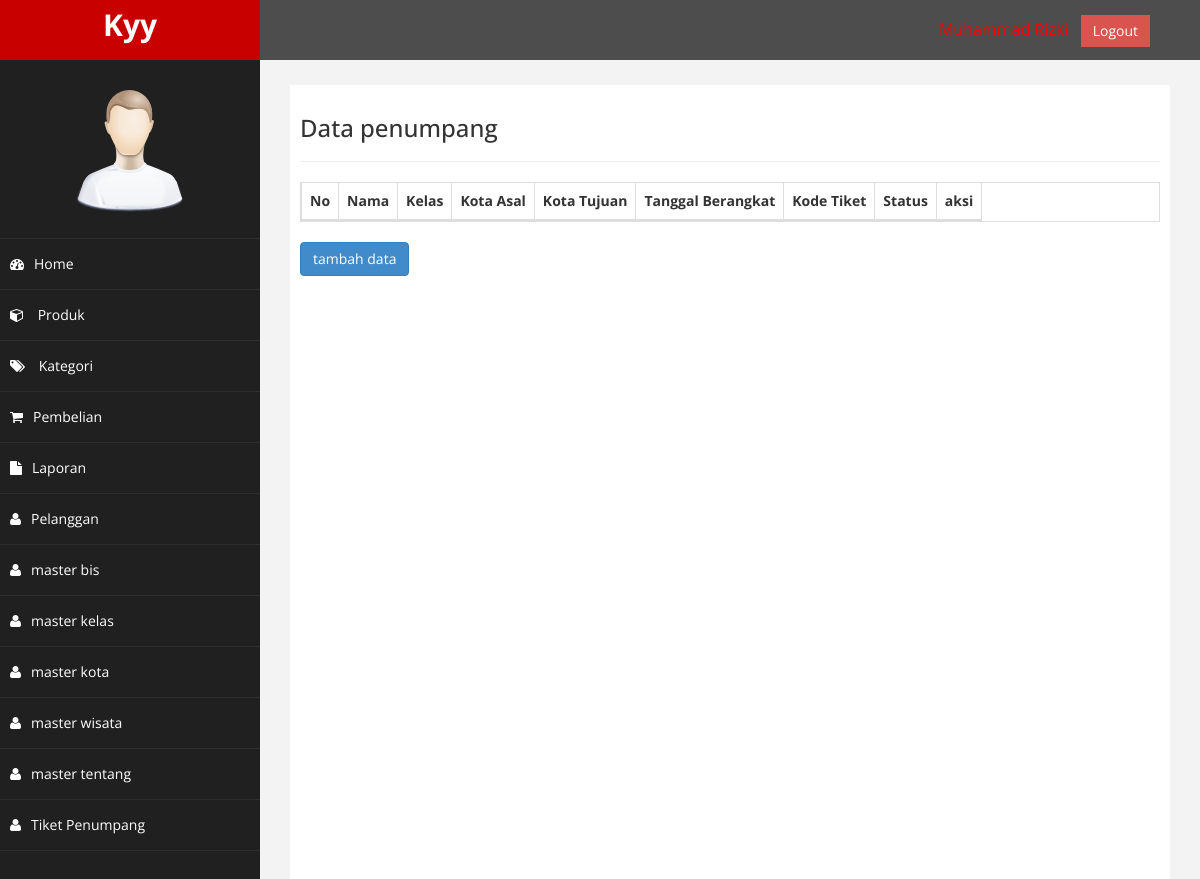
Before: /admin/index.php?halaman=penumpang (signed in) with the older database file.
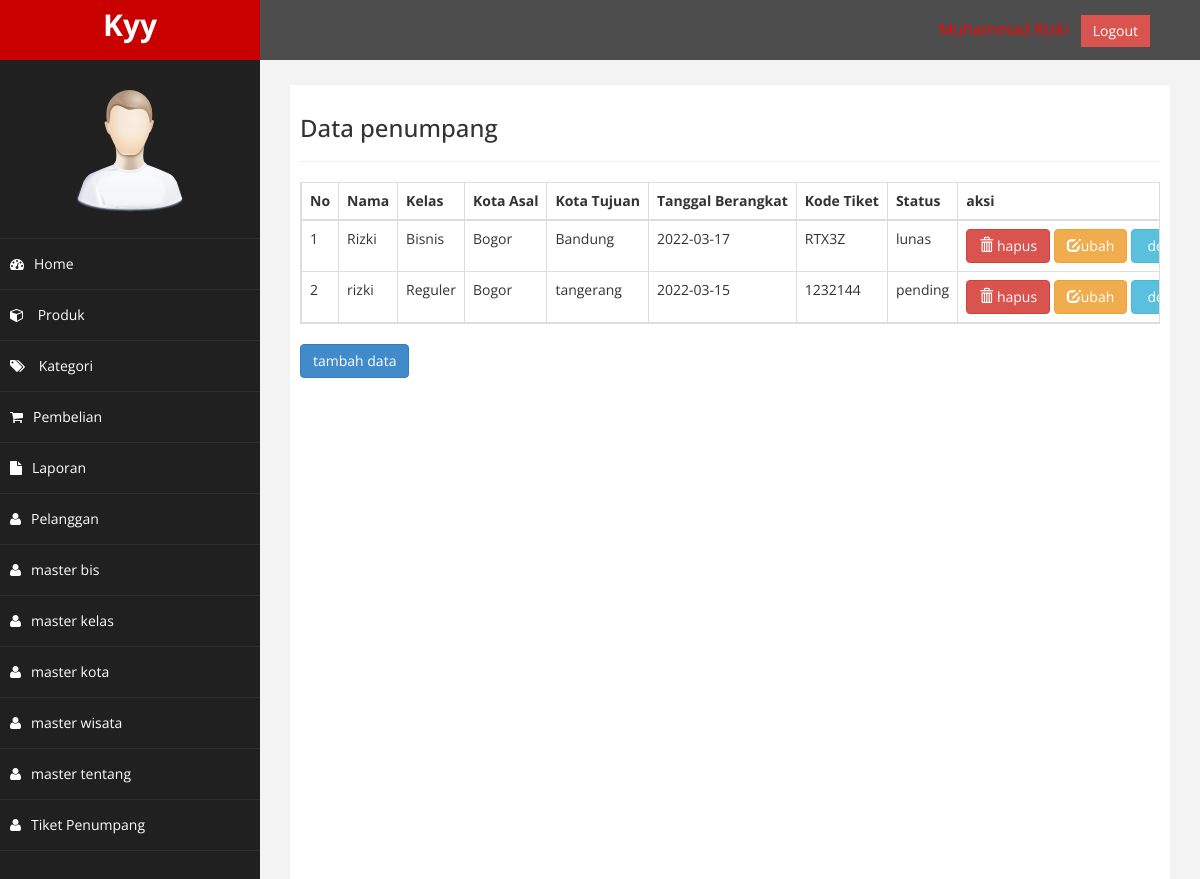
After: the same page with the newer database file.
### tables this page shows
CREATE TABLE `tabel_penumpang` (
  `id` int(11) NOT NULL,
  `nama` varchar(255) NOT NULL,
  `no_identitas` bigint(20) NOT NULL,
  `no_hp` varchar(255) NOT NULL,
  `id_kelas` int(11) NOT NULL,
  `id_kota_asal` int(11) NOT NULL,
  `id_kota_tujuan` int(11) NOT NULL,
  `tanggal_berangkat` date NOT NULL,
  `jumlah_penumpang` int(11) NOT NULL,
  `jumlah_lansia` int(11) NOT NULL,
  `total_harga` int(20) NOT NULL,
  `kode_tiket` varchar(255) NOT NULL,
  `kode_unik_bayar` int(11) NOT NULL,
  `bukti_bayar` varchar(250) NOT NULL,
  `status` varchar(25) NOT NULL
);

CREATE TABLE `master_kelas` (
  `id` int(11) NOT NULL,
  `nama_kelas` varchar(255) NOT NULL,
  `harga` int(11) NOT NULL
);

CREATE TABLE `master_kota` (
  `id` int(11) NOT NULL,
  `nama_kota` varchar(255) NOT NULL
);

### admin/penumpang.php (the view)
<h3>Data penumpang</h3>
<hr>
<?php
$semuadata = array();
$ambil = $koneksi->query("SELECT tabel_penumpang.*,master_kelas.nama_kelas, master_kelas.id as _id_kelas, master_kelas.harga, asal.id as _id_asal, asal.nama_kota as nama_kota_asal, tujuan.id as _id_tujuan, tujuan.nama_kota as nama_kota_tujuan FROM tabel_penumpang
LEFT JOIN master_kelas ON tabel_penumpang.id_kelas=master_kelas.id
LEFT JOIN master_kota as asal ON tabel_penumpang.id_kota_asal=asal.id
LEFT JOIN master_kota as tujuan ON tabel_penumpang.id_kota_tujuan=tujuan.id");
while ($tiap = $ambil->fetch_assoc()) {
    $semuadata[] = $tiap;
}
?>
<table class="table table-bordered table_wisata">
    <thead>
        <tr>
            <th>No</th>
            <th>Nama</th>
            <th>Kelas</th>
            <th>Kota Asal</th>
            <th>Kota Tujuan</th>
            <th>Tanggal Berangkat</th>
            <th>Kode Tiket</th>
            <th>Status</th>
            <th>aksi</th>
        </tr>
    </thead>
    <tbody>
        <?php foreach ($semuadata as $key => $value) : ?>
            <tr>
                <td><?php echo $key + 1 ?></td>
                <td><?php echo $value["nama"] ?></td>
                <td><?php echo $value["nama_kelas"] ?></td>
                <td><?php echo $value["nama_kota_asal"] ?></td>
                <td><?php echo $value["nama_kota_tujuan"] ?></td>
                <td><?php echo $value["tanggal_berangkat"] ?></td>
                <td><?php echo $value["kode_tiket"] ?></td>
                <td><?php echo $value["status"] ?></td>
                <td>
                    <a href="index.php?halaman=hapuspenumpang&id=<?php echo $value['id']; ?>" class=" btn-danger btn" onclick="return confirm('yakin hapus?')"><i class="glyphicon glyphicon-trash"></i> hapus</a>
                    <a href="index.php?halaman=ubahpenumpang&id=<?php echo $value['id']; ?>" class="btn btn-warning"><i class="glyphicon glyphicon-edit"></i>ubah</a>
                    <a href="index.php?halaman=detailpenumpang&id=<?php echo $pecah['id']; ?>" class="btn btn-info"><i class="glyphicon glyphicon-eye"></i> detail</a>
                </td>
            </tr>
        <?php endforeach ?>
    </tbody>
</table>
<a href="index.php?halaman=tambahpenumpang" class="btn btn-primary">tambah data</a>

### admin/index.php (shortened to what this page needs)
<?php
include '../koneksi.php';
?>
<!DOCTYPE html>
<html xmlns="http://www.w3.org/1999/xhtml">
<head>
	<link href="assets/css/bootstrap.css" rel="stylesheet" />
	<link href="assets/css/font-awesome.css" rel="stylesheet" />
	<link href="assets/js/morris/morris-0.4.3.min.css" rel="stylesheet" />
	<link href="assets/css/custom.css" rel="stylesheet" />
</head>
<body>
	<div id="wrapper">
		<nav class="navbar navbar-default navbar-cls-top " role="navigation" style="margin-bottom: 0">
			<div class="navbar-header">
				<a class="navbar-brand" href="index.html">Kyy</a>
			</div>
			<div style="color: red;
padding: 15px 50px 5px 50px;
float: right;
font-size: 16px;"> Muhammad Rizki &nbsp; <a href="index.php?halaman=logout" class="btn btn-danger square-btn-adjust">Logout</a> </div>
		</nav>
		<nav class="navbar-default navbar-side" role="navigation">
			<div class="sidebar-collapse">
				<ul class="nav" id="main-menu">
					<li class="text-center">
						<img src="assets/img/find_user.png" class="user-image img-responsive" />
					</li>
					<li>
						<a href="index.php"><i class="fa fa-dashboard"></i>Home</a>
					</li>
					<li>
						<a href="index.php?halaman=produk"><i class="fa fa-cube"></i> Produk</a>
					</li>
					<li>
						<a href="index.php?halaman=kategori"><i class="fa fa-tags"></i> Kategori</a>
					</li>
					<li>
						<a href="index.php?halaman=pembelian"><i class="fa fa-shopping-cart"></i>Pembelian</a>
					</li>
					<li>
						<a href="index.php?halaman=laporan_pembelian"><i class="fa fa-file"></i>Laporan</a>
					</li>
					<li>
						<a href="index.php?halaman=pelanggan"><i class="fa fa-user"></i>Pelanggan</a>
					</li>
					<li>
						<a href="index.php?halaman=bis"><i class="fa fa-user"></i>master bis</a>
					</li>
					<li>
						<a href="index.php?halaman=kelas"><i class="fa fa-user"></i>master kelas</a>
					</li>
					<li>
						<a href="index.php?halaman=kota"><i class="fa fa-user"></i>master kota</a>
					</li>
					<li>
						<a href="index.php?halaman=wisata"><i class="fa fa-user"></i>master wisata</a>
					</li>
					<li>
						<a href="index.php?halaman=tentang"><i class="fa fa-user"></i>master tentang</a>
					</li>
					<li>
						<a href="index.php?halaman=penumpang"><i class="fa fa-user"></i>Tiket Penumpang</a>
					</li>
				</ul>
			</div>
		</nav>
		<div id="page-wrapper">
			<div id="page-inner">
				<?php
				if (isset($_GET["halaman"])) {
					if ($_GET["halaman"] == "produk") {
						include 'produk.php';
					} elseif ($_GET["halaman"] == "kategori") {
						include 'kategori.php';
					} elseif ($_GET["halaman"] == "pembelian") {
						include 'pembelian.php';
					} elseif ($_GET["halaman"] == "pelanggan") {
						include 'pelanggan.php';
					} elseif ($_GET["halaman"] == "detail") {
						include 'detail.php';
					} elseif ($_GET["halaman"] == "tambahproduk") {
						include 'tambahproduk.php';
					} elseif ($_GET["halaman"] == "hapusproduk") {
						include 'hapusproduk.php';
					} elseif ($_GET["halaman"] == "ubahproduk") {
						include 'ubahproduk.php';
					} elseif ($_GET["halaman"] == "detailproduk") {
						include 'detailproduk.php';
					} elseif ($_GET["halaman"] == "hapusfotoproduk") {
						include 'hapusfotoproduk.php';
					} elseif ($_GET["halaman"] == "pembayaran") {
						include 'pembayaran.php';
					} elseif ($_GET["halaman"] == "laporan_pembelian") {
						include 'laporan_pembelian.php';
					} elseif ($_GET["halaman"] == "logout") {
						include 'logout.php';
					} elseif ($_GET["halaman"] == "bis") {
						include 'bis.php';
					} elseif ($_GET["halaman"] == "kelas") {
						include 'kelas.php';
					} elseif ($_GET["halaman"] == "kota") {
						include 'kota.php';
					} elseif ($_GET["halaman"] == "wisata") {
						include 'wisata.php';
					} elseif ($_GET["halaman"] == "tambahwisata") {
						include 'tambahwisata.php';
					} elseif ($_GET["halaman"] == "ubahwisata") {
						include 'ubahwisata.php';
					} elseif ($_GET["halaman"] == "hapuswisata") {
						include 'hapuswisata.php';
					} elseif ($_GET["halaman"] == "tambahkota") {
						include 'tambahkota.php';
					} elseif ($_GET["halaman"] == "ubahkota") {
						include 'ubahkota.php';
					} elseif ($_GET["halaman"] == "hapuskota") {
						include 'hapuskota.php';
					} elseif ($_GET["halaman"] == "tambahkelas") {
						include 'tambahkelas.php';
					} elseif ($_GET["halaman"] == "ubahkelas") {
						include 'ubahkelas.php';
					} elseif ($_GET["halaman"] == "hapuskelas") {
						include 'hapuskelas.php';
					} elseif ($_GET["halaman"] == "tambahbis") {
						include 'tambahbis.php';
					} elseif ($_GET["halaman"] == "ubahbis") {
						include 'ubahbis.php';
					} elseif ($_GET["halaman"] == "hapusbis") {
						include 'hapusbis.php';
					} elseif ($_GET["halaman"] == "tentang") {
						include 'tentang.php';
					} elseif ($_GET["halaman"] == "ubahtentang") {
						include 'ubahtentang.php';
					} elseif ($_GET["halaman"] == "hapuspenumpang") {
						include 'hapuspenumpang.php';
					} elseif ($_GET["halaman"] == "detailpenumpang") {
						include 'detailpenumpang.php';
					} elseif ($_GET["halaman"] == "tambahpenumpang") {
						include 'tambahpenumpang.php';
					} elseif ($_GET["halaman"] == "ubahpenumpang") {
						include 'ubahpenumpang.php';
					} elseif ($_GET["halaman"] == "penumpang") {
						include 'penumpang.php';
					}
				} else {
					include 'home.php';
				}
				?>
			</div>
		</div>
	</div>
</body>
</html>

### admin/assets/css/custom.css (style rules this page uses)
body { font-family: 'Open Sans', sans-serif; }
.table_wisata { display: block; overflow-x: auto; white-space: nowrap; }
#wrapper { width: 100%; background: #202020; }
#page-wrapper { padding: 15px 15px; min-height: 600px; background: #F3F3F3; }
#page-inner { width: 100%; margin: 10px 20px 10px 0px; background-color: #fff !important; padding: 10px; min-height: 1200px; }
.text-center { text-align: center; }
.square-btn-adjust { border: 0px solid transparent; -webkit-border-radius: 0px; -moz-border-radius: 0px; border-radius: 0px; }
.user-image { margin: 25px auto; -webkit-border-radius: 10px; -moz-border-radius: 10px; border-radius: 10px; max-height: 170px; max-width: 170px; }
.navbar-cls-top .navbar-brand { color: #fff; background: #C90000; width: 260px; text-align: center; height: 60px; font-size: 30px; font-weight: 700; }
.sidebar-collapse, .sidebar-collapse .nav { background: none; }
.sidebar-collapse .nav { padding: 0; }
.sidebar-collapse .nav>li>a { color: #fff; background: #202020; text-shadow: none; }
.sidebar-collapse>.nav>li>a { padding: 15px 10px; }
.sidebar-collapse>.nav>li { border-bottom: 1px solid rgba(107, 108, 109, 0.19); }
.navbar-side { border: none; background-color: #202020; }
.navbar-cls-top { background: #4D4D4D; border-bottom: none; }
.navbar-default { border: 0px solid black; }
.navbar-header { background: #A70303; }
.nav>li>a>i { margin-right: 10px; }
@media (min-width:768px) { #page-wrapper { margin: 0 0 0 260px; padding: 15px 30px; min-height: 1200px; } }
@media (min-width:768px) { .navbar-side { z-index: 1; position: absolute; width: 260px; } }
@media (min-width:768px) { .navbar { border-radius: 0px; } }

Changed rows visible on the page:
added tabel_penumpang: nama "Rizki", master_kelas.nama_kelas "Bisnis", master_kota.nama_kota "Bogor", master_kota.nama_kota "Bandung", tanggal_berangkat "2022-03-17", kode_tiket "RTX3Z", status "lunas"
added tabel_penumpang: nama "rizki", master_kelas.nama_kelas "Reguler", master_kota.nama_kota "Bogor", master_kota.nama_kota "tangerang", tanggal_berangkat "2022-03-15", kode_tiket "1232144", status "pending"
